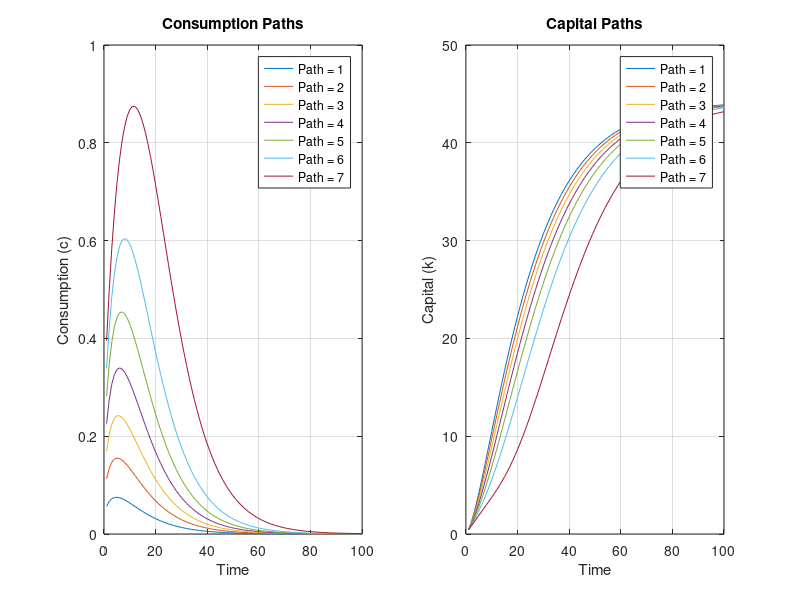
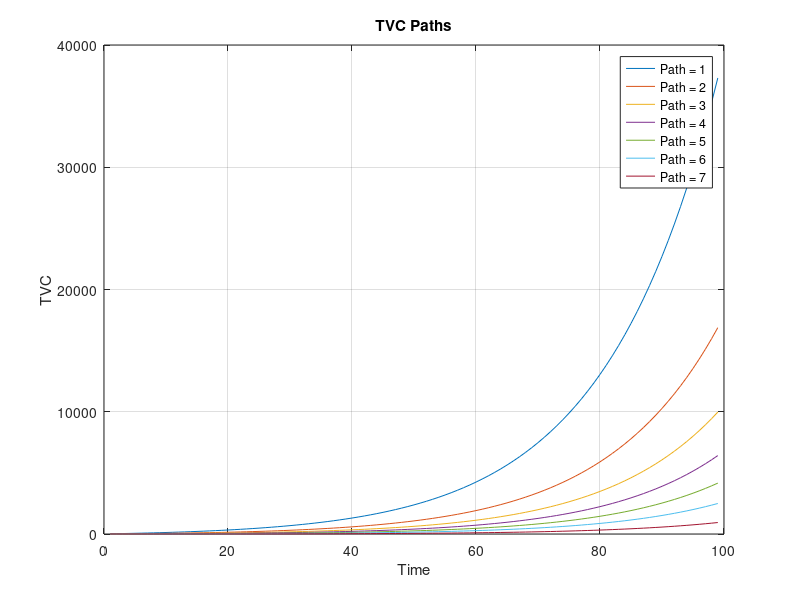

Source code (MATLAB) for these figures, in order:
% Author: Louie Po-Jui Huang
% Date: 13 Oct 2025
% Des: This script is for EC417 pset1.

%% Parameters
beta  = 0.96;     % Subjective discount factor
delta = 0.08;     % Depreciation rate

%% Compute the optimal and maximal steady state capital(Qa, Qb)
k_ss = (3*((1/beta)-1+delta))^(-3/2); % optimal ss capital(Qa)
k_G = (delta)^(3/2); % maximal ss capital(Qb)

%% Generate initial consumption vector
k_0 = 0.1*k_ss; % given initial capital
c_max = (k_0)^(1/3) + (1-delta)*k_0; % compute maximal consumption
temp_vec = linspace(0, c_max, 22); % pretend this is an open interval
c0_vec = temp_vec(2 : end - 1); % all values but both sides

%% Simulation Model
% Prepare container
k_paths = zeros(100, 20);
c_paths = zeros(100, 20);

% Iterate
for i = 1:20
    c_paths(1, i) = c0_vec(i);
    k_paths(1, i) = k_0;
    
    for t = 1:99
        % Stop simulating this path if capital <0
        if k_paths(t, i) < 0
            fprintf('%d-th path failed', i)
            fprintf('at %d period.\n', t)
            break;
        end

        % Capital constraint
        k_paths(t+1, i) = k_paths(t, i)^(1/3) + (1-delta)*k_paths(t, i) - c_paths(t, i);
        % EE
        c_paths(t+1, i) = c_paths(t, i) * beta * ((1/3)*(k_paths(t+1, i))^(-2/3) + 1 - delta);
    end
end

% Plot
% Prepare legend label
for i = 1:7
    legend_labels{i} = ['Path = ', num2str(i)];
end

% Create a figure and set subplots
figure;

subplot(1, 2, 1); % subplots1
plot(1:100, c_paths(:,1:7)); % plot consumption paths
hold on;
title('Consumption Paths');
xlabel('Time');
ylabel('Consumption (c)');
legend(legend_labels, 'Location', 'best');
grid on;

subplot(1, 2, 2); % subplots2
plot(1:100, k_paths(:,1:7)); % plot capital paths
hold on;
title('Capital Paths');
xlabel('Time');
ylabel('Capital (k)');
legend(legend_labels, 'Location', 'best');
grid on;

save pset1_4d.png

%% Compute TVC values
% Prepare container
tvc_paths = zeros(99,8);

% Iterate
for i = 1:7
    for t = 1: 99
        tvc_paths(t,i) = (beta)^(t) * k_paths(t + 1,i) * (c_paths(t, i))^(-1);
    end
end

% Plot
figure;
plot(1:99, tvc_paths(:,1:7)); % plot TVC paths
title('TVC Paths');
xlabel('Time');
ylabel('TVC');
legend(legend_labels, 'Location', 'best');
grid on;

save pset1_4e.png

